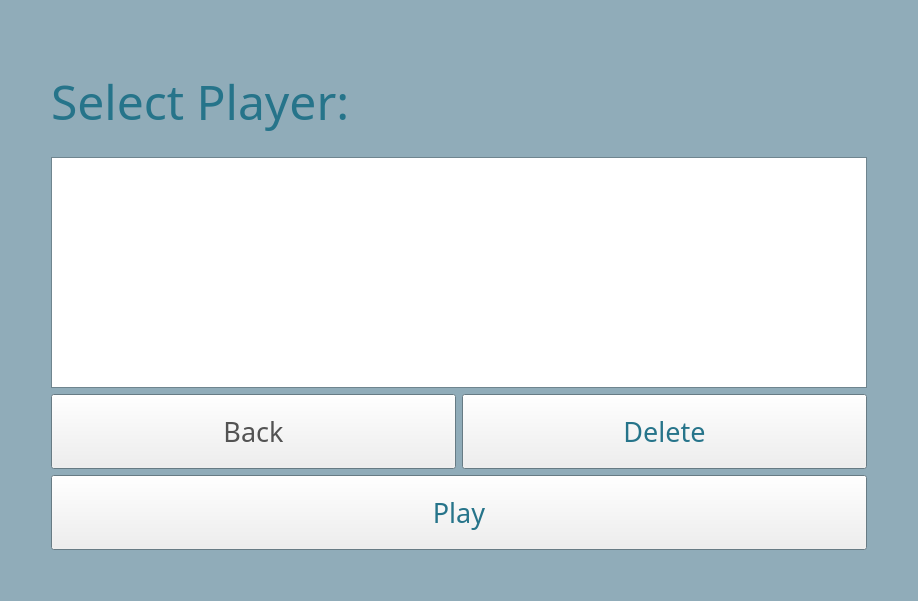
<?xml version="1.0" encoding="UTF-8"?>
<ui version="4.0">
 <class>selectPlayer</class>
 <widget class="QWidget" name="selectPlayer">
  <property name="geometry">
   <rect>
    <x>0</x>
    <y>0</y>
    <width>918</width>
    <height>601</height>
   </rect>
  </property>
  <property name="sizePolicy">
   <sizepolicy hsizetype="Preferred" vsizetype="Preferred">
    <horstretch>0</horstretch>
    <verstretch>0</verstretch>
   </sizepolicy>
  </property>
  <property name="palette">
   <palette>
    <active>
     <colorrole role="Base">
      <brush brushstyle="SolidPattern">
       <color alpha="255">
        <red>255</red>
        <green>255</green>
        <blue>255</blue>
       </color>
      </brush>
     </colorrole>
     <colorrole role="Window">
      <brush brushstyle="SolidPattern">
       <color alpha="255">
        <red>144</red>
        <green>172</green>
        <blue>185</blue>
       </color>
      </brush>
     </colorrole>
    </active>
    <inactive>
     <colorrole role="Base">
      <brush brushstyle="SolidPattern">
       <color alpha="255">
        <red>255</red>
        <green>255</green>
        <blue>255</blue>
       </color>
      </brush>
     </colorrole>
     <colorrole role="Window">
      <brush brushstyle="SolidPattern">
       <color alpha="255">
        <red>144</red>
        <green>172</green>
        <blue>185</blue>
       </color>
      </brush>
     </colorrole>
    </inactive>
    <disabled>
     <colorrole role="Base">
      <brush brushstyle="SolidPattern">
       <color alpha="255">
        <red>144</red>
        <green>172</green>
        <blue>185</blue>
       </color>
      </brush>
     </colorrole>
     <colorrole role="Window">
      <brush brushstyle="SolidPattern">
       <color alpha="255">
        <red>144</red>
        <green>172</green>
        <blue>185</blue>
       </color>
      </brush>
     </colorrole>
    </disabled>
   </palette>
  </property>
  <property name="windowTitle">
   <string>Form</string>
  </property>
  <layout class="QGridLayout" name="gridLayout">
   <item row="0" column="0">
    <spacer name="horizontalSpacer">
     <property name="orientation">
      <enum>Qt::Horizontal</enum>
     </property>
     <property name="sizeType">
      <enum>QSizePolicy::Preferred</enum>
     </property>
     <property name="sizeHint" stdset="0">
      <size>
       <width>40</width>
       <height>20</height>
      </size>
     </property>
    </spacer>
   </item>
   <item row="0" column="2">
    <spacer name="horizontalSpacer_2">
     <property name="orientation">
      <enum>Qt::Horizontal</enum>
     </property>
     <property name="sizeType">
      <enum>QSizePolicy::Preferred</enum>
     </property>
     <property name="sizeHint" stdset="0">
      <size>
       <width>40</width>
       <height>20</height>
      </size>
     </property>
    </spacer>
   </item>
   <item row="0" column="1">
    <layout class="QVBoxLayout" name="verticalLayout">
     <item>
      <spacer name="verticalSpacer">
       <property name="orientation">
        <enum>Qt::Vertical</enum>
       </property>
       <property name="sizeType">
        <enum>QSizePolicy::Preferred</enum>
       </property>
       <property name="sizeHint" stdset="0">
        <size>
         <width>20</width>
         <height>40</height>
        </size>
       </property>
      </spacer>
     </item>
     <item>
      <widget class="QLabel" name="selectPlayerLbl">
       <property name="sizePolicy">
        <sizepolicy hsizetype="Preferred" vsizetype="Expanding">
         <horstretch>0</horstretch>
         <verstretch>0</verstretch>
        </sizepolicy>
       </property>
       <property name="maximumSize">
        <size>
         <width>16777215</width>
         <height>100</height>
        </size>
       </property>
       <property name="palette">
        <palette>
         <active>
          <colorrole role="WindowText">
           <brush brushstyle="SolidPattern">
            <color alpha="255">
             <red>38</red>
             <green>116</green>
             <blue>138</blue>
            </color>
           </brush>
          </colorrole>
          <colorrole role="Text">
           <brush brushstyle="SolidPattern">
            <color alpha="255">
             <red>38</red>
             <green>116</green>
             <blue>138</blue>
            </color>
           </brush>
          </colorrole>
          <colorrole role="PlaceholderText">
           <brush brushstyle="SolidPattern">
            <color alpha="128">
             <red>38</red>
             <green>116</green>
             <blue>138</blue>
            </color>
           </brush>
          </colorrole>
         </active>
         <inactive>
          <colorrole role="WindowText">
           <brush brushstyle="SolidPattern">
            <color alpha="255">
             <red>38</red>
             <green>116</green>
             <blue>138</blue>
            </color>
           </brush>
          </colorrole>
          <colorrole role="Text">
           <brush brushstyle="SolidPattern">
            <color alpha="255">
             <red>38</red>
             <green>116</green>
             <blue>138</blue>
            </color>
           </brush>
          </colorrole>
          <colorrole role="PlaceholderText">
           <brush brushstyle="SolidPattern">
            <color alpha="128">
             <red>38</red>
             <green>116</green>
             <blue>138</blue>
            </color>
           </brush>
          </colorrole>
         </inactive>
         <disabled>
          <colorrole role="WindowText">
           <brush brushstyle="SolidPattern">
            <color alpha="255">
             <red>120</red>
             <green>120</green>
             <blue>120</blue>
            </color>
           </brush>
          </colorrole>
          <colorrole role="Text">
           <brush brushstyle="SolidPattern">
            <color alpha="255">
             <red>120</red>
             <green>120</green>
             <blue>120</blue>
            </color>
           </brush>
          </colorrole>
          <colorrole role="PlaceholderText">
           <brush brushstyle="SolidPattern">
            <color alpha="128">
             <red>0</red>
             <green>0</green>
             <blue>0</blue>
            </color>
           </brush>
          </colorrole>
         </disabled>
        </palette>
       </property>
       <property name="font">
        <font>
         <family>Cooper Black</family>
         <pointsize>36</pointsize>
        </font>
       </property>
       <property name="text">
        <string>Select Player:</string>
       </property>
      </widget>
     </item>
     <item>
      <widget class="QListWidget" name="playerList">
       <property name="sizePolicy">
        <sizepolicy hsizetype="Expanding" vsizetype="Expanding">
         <horstretch>0</horstretch>
         <verstretch>0</verstretch>
        </sizepolicy>
       </property>
       <property name="font">
        <font>
         <pointsize>24</pointsize>
        </font>
       </property>
      </widget>
     </item>
     <item>
      <layout class="QHBoxLayout" name="horizontalLayout">
       <item>
        <widget class="QPushButton" name="backBtn">
         <property name="sizePolicy">
          <sizepolicy hsizetype="Minimum" vsizetype="Preferred">
           <horstretch>0</horstretch>
           <verstretch>0</verstretch>
          </sizepolicy>
         </property>
         <property name="minimumSize">
          <size>
           <width>0</width>
           <height>75</height>
          </size>
         </property>
         <property name="maximumSize">
          <size>
           <width>16777215</width>
           <height>200</height>
          </size>
         </property>
         <property name="palette">
          <palette>
           <active>
            <colorrole role="ButtonText">
             <brush brushstyle="SolidPattern">
              <color alpha="255">
               <red>83</red>
               <green>83</green>
               <blue>83</blue>
              </color>
             </brush>
            </colorrole>
           </active>
           <inactive>
            <colorrole role="ButtonText">
             <brush brushstyle="SolidPattern">
              <color alpha="255">
               <red>83</red>
               <green>83</green>
               <blue>83</blue>
              </color>
             </brush>
            </colorrole>
           </inactive>
           <disabled>
            <colorrole role="ButtonText">
             <brush brushstyle="SolidPattern">
              <color alpha="255">
               <red>120</red>
               <green>120</green>
               <blue>120</blue>
              </color>
             </brush>
            </colorrole>
           </disabled>
          </palette>
         </property>
         <property name="font">
          <font>
           <family>Cooper Black</family>
           <pointsize>20</pointsize>
          </font>
         </property>
         <property name="text">
          <string>Back</string>
         </property>
        </widget>
       </item>
       <item>
        <widget class="QPushButton" name="deletePlayerBtn">
         <property name="sizePolicy">
          <sizepolicy hsizetype="Minimum" vsizetype="Preferred">
           <horstretch>0</horstretch>
           <verstretch>0</verstretch>
          </sizepolicy>
         </property>
         <property name="minimumSize">
          <size>
           <width>0</width>
           <height>0</height>
          </size>
         </property>
         <property name="maximumSize">
          <size>
           <width>16777215</width>
           <height>200</height>
          </size>
         </property>
         <property name="palette">
          <palette>
           <active>
            <colorrole role="ButtonText">
             <brush brushstyle="SolidPattern">
              <color alpha="255">
               <red>38</red>
               <green>116</green>
               <blue>138</blue>
              </color>
             </brush>
            </colorrole>
           </active>
           <inactive>
            <colorrole role="ButtonText">
             <brush brushstyle="SolidPattern">
              <color alpha="255">
               <red>38</red>
               <green>116</green>
               <blue>138</blue>
              </color>
             </brush>
            </colorrole>
           </inactive>
           <disabled>
            <colorrole role="ButtonText">
             <brush brushstyle="SolidPattern">
              <color alpha="255">
               <red>120</red>
               <green>120</green>
               <blue>120</blue>
              </color>
             </brush>
            </colorrole>
           </disabled>
          </palette>
         </property>
         <property name="font">
          <font>
           <family>Cooper Black</family>
           <pointsize>20</pointsize>
          </font>
         </property>
         <property name="text">
          <string>Delete</string>
         </property>
        </widget>
       </item>
      </layout>
     </item>
     <item>
      <widget class="QPushButton" name="playBtn">
       <property name="sizePolicy">
        <sizepolicy hsizetype="Preferred" vsizetype="Maximum">
         <horstretch>0</horstretch>
         <verstretch>0</verstretch>
        </sizepolicy>
       </property>
       <property name="minimumSize">
        <size>
         <width>0</width>
         <height>75</height>
        </size>
       </property>
       <property name="maximumSize">
        <size>
         <width>16777215</width>
         <height>200</height>
        </size>
       </property>
       <property name="palette">
        <palette>
         <active>
          <colorrole role="ButtonText">
           <brush brushstyle="SolidPattern">
            <color alpha="255">
             <red>38</red>
             <green>116</green>
             <blue>138</blue>
            </color>
           </brush>
          </colorrole>
         </active>
         <inactive>
          <colorrole role="ButtonText">
           <brush brushstyle="SolidPattern">
            <color alpha="255">
             <red>38</red>
             <green>116</green>
             <blue>138</blue>
            </color>
           </brush>
          </colorrole>
         </inactive>
         <disabled>
          <colorrole role="ButtonText">
           <brush brushstyle="SolidPattern">
            <color alpha="255">
             <red>120</red>
             <green>120</green>
             <blue>120</blue>
            </color>
           </brush>
          </colorrole>
         </disabled>
        </palette>
       </property>
       <property name="font">
        <font>
         <family>Cooper Black</family>
         <pointsize>20</pointsize>
        </font>
       </property>
       <property name="text">
        <string>Play</string>
       </property>
      </widget>
     </item>
    </layout>
   </item>
   <item row="1" column="1">
    <spacer name="verticalSpacer_2">
     <property name="orientation">
      <enum>Qt::Vertical</enum>
     </property>
     <property name="sizeType">
      <enum>QSizePolicy::Preferred</enum>
     </property>
     <property name="sizeHint" stdset="0">
      <size>
       <width>20</width>
       <height>40</height>
      </size>
     </property>
    </spacer>
   </item>
  </layout>
 </widget>
 <resources/>
 <connections/>
</ui>
